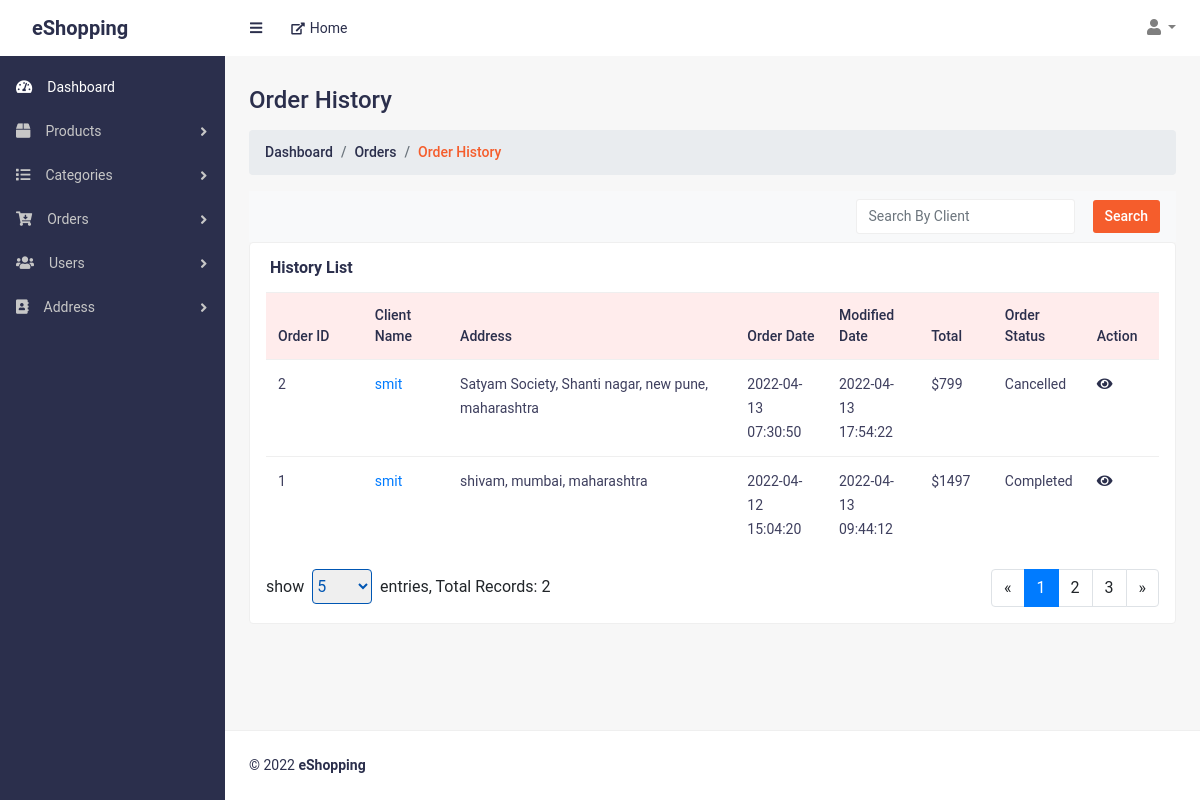
/completed_orders.php (signed in), run on the app's committed database.
### tables this page shows
CREATE TABLE `orders` (
  `id` int(11) NOT NULL,
  `userId` int(11) NOT NULL,
  `totalPrice` int(11) NOT NULL,
  `totalQuantity` int(11) NOT NULL,
  `orderStatus` tinyint(2) NOT NULL,
  `modifiedDate` datetime DEFAULT NULL,
  `createdDate` datetime DEFAULT NULL,
  `status` tinyint(2) NOT NULL DEFAULT 0
);

CREATE TABLE `users` (
  `id` int(11) NOT NULL,
  `username` varchar(50) NOT NULL,
  `email` varchar(50) NOT NULL,
  `password` varchar(150) NOT NULL,
  `firstname` varchar(50) NOT NULL,
  `lastname` varchar(50) NOT NULL,
  `gender` tinyint(2) NOT NULL,
  `mobile` varchar(12) NOT NULL,
  `phone` varchar(12) NOT NULL,
  `interestList` varchar(100) DEFAULT NULL,
  `modifiedDate` datetime DEFAULT NULL,
  `createdDate` datetime DEFAULT NULL,
  `status` tinyint(2) NOT NULL DEFAULT 0
);

CREATE TABLE `orderaddress` (
  `id` int(11) NOT NULL,
  `orderId` int(11) NOT NULL,
  `streetName` varchar(50) NOT NULL,
  `cityId` int(11) NOT NULL,
  `countryId` int(11) NOT NULL,
  `stateId` int(11) NOT NULL,
  `modifiedDate` datetime DEFAULT NULL,
  `createdDate` datetime DEFAULT NULL,
  `status` tinyint(2) NOT NULL DEFAULT 0
);

CREATE TABLE `cities` (
  `id` int(11) NOT NULL,
  `city` varchar(50) NOT NULL,
  `stateId` int(11) NOT NULL,
  `countryId` int(11) NOT NULL,
  `modifiedDate` datetime DEFAULT NULL,
  `createdDate` datetime DEFAULT NULL,
  `status` tinyint(4) NOT NULL DEFAULT 0
);

CREATE TABLE `states` (
  `id` int(11) NOT NULL,
  `state` varchar(50) NOT NULL,
  `countryId` int(11) NOT NULL,
  `modifiedDate` datetime DEFAULT NULL,
  `createdDate` datetime DEFAULT NULL,
  `status` tinyint(2) NOT NULL DEFAULT 0
);

### handler/dbHandler.php (called while the page is built, shortened)
<?php
class DBConnection
{
    private $hostname = "localhost";
    private $username = "root";
    private $password = "";
    private $database = "eshopping";
    private $conn;
    function __construct()
    {
        $this->conn = new mysqli($this->hostname, $this->username, $this->password, $this->database);
    }
    function getConnection()
    {
        return $this->conn;
    }
}

### handler/orderHandler.php (called while the page is built, shortened)
<?php
require_once("dbHandler.php");
class OrderHandler extends DBConnection
{
    function getOrdersHistory($search, $page, $show)
    {
        $search_ = ($search == '') ? 1 : "users.username LIKE '%" . $search . "%'";
        $sql = "SELECT orders.*, users.username, oa.streetName, cities.city, states.state, countries.country FROM orders JOIN users ON users.id=orders.userId JOIN orderaddress as oa ON oa.orderId=orders.id JOIN cities ON oa.cityId=cities.id JOIN states ON oa.stateId=states.id JOIN countries ON countries.id=oa.countryId WHERE $search_ AND orders.orderStatus IN (1,2) AND orders.status=0 AND users.status=0 AND oa.status=0 AND cities.status=0 AND states.status=0 AND countries.status=0 ORDER BY orders.id DESC LIMIT $page, $show";
        $result = $this->getConnection()->query($sql);
        $records = [];
        if ($result->num_rows > 0) {
            while ($row = $result->fetch_assoc()) {
                array_push($records, $row);
            }
        } else {
            $records = [];
        }
        return $records;
    }
    function TotalOrderHistory($search = '')
    {
        $search_ = ($search == '') ? 1 : "users.username LIKE '%" . $search . "%'";
        $sql = "SELECT COUNT(*) AS total FROM orders JOIN users ON users.id=orders.userId JOIN orderaddress as oa ON oa.orderId=orders.id JOIN cities ON oa.cityId=cities.id JOIN states ON oa.stateId=states.id JOIN countries ON countries.id=oa.countryId WHERE $search_ AND orders.orderStatus IN (1,2) AND orders.status=0 AND users.status=0 AND oa.status=0 AND cities.status=0 AND states.status=0 AND countries.status=0 ORDER BY orders.id DESC";
        $result = $this->getConnection()->query($sql);
        if ($result && $result->num_rows > 0) {
            return $result->fetch_assoc()["total"];
        }
        return 0;
    }
}

### completed_orders.php (the view, shortened to what this page needs)
<?php
require("./handler/orderHandler.php");
$obj = new OrderHandler();
$currntPage = 1;
$showRecords = 5;
$search = '';
$totalRecords = $obj->TotalOrderHistory($search);
$orders = $obj->getOrdersHistory($search, (($currntPage - 1) * $showRecords), $showRecords);
?>
<!DOCTYPE html>
<html lang="en">
<head>
    <link href="css/styles.css" rel="stylesheet">
    <link href="css/admin-style.css" rel="stylesheet">
    <link href="vendor/bootstrap/css/bootstrap.min.css" rel="stylesheet">
    <link href="vendor/fontawesome-free/css/all.min.css" rel="stylesheet">
</head>
<body class="sb-nav-fixed">
    <?php
    include_once("./includes/header.php");
    ?>
    <div id="layoutSidenav">
        <div id="layoutSidenav_nav">
            <?php
            include_once("./includes/sidebar.php");
            ?>
        </div>
        <div id="layoutSidenav_content">
            <main>
                <div class="container-fluid">
                    <h2 class="mt-30 page-title">Order History</h2>
                    <ol class="breadcrumb">
                        <li class="breadcrumb-item"><a href="index.php">Dashboard</a></li>
                        <li class="breadcrumb-item"><a href="orders.php">Orders</a></li>
                        <li class="breadcrumb-item active">Order History</li>
                    </ol>
                    <nav class="navbar navbar-light bg-light justify-content-between">
                        <div class="form-inline">
                            <input class="form-control mr-sm-2" type="search" placeholder="Search By Client" aria-label="Search" value="<?= $search ?>">
                            <button class="status-btn hover-btn my-2 my-sm-0" id="searchRec" type="submit">Search</button>
                        </div>
                    </nav>
                    <div class="row justify-content-center">
                        <div class="col-lg-12 col-md-12">
                            <div class="card card-static-2 mb-30">
                                <div class="card-title-2">
                                    <h4><b>History List</b></h4>
                                </div>
                                <div class="card-body-table px-3">
                                    <div class="table-responsive">
                                        <table class="table ucp-table table-hover">
                                            <thead>
                                                <tr>
                                                    <th style="width:120px">Order ID</th>
                                                    <th style="width:100px">Client Name</th>
                                                    <th style="width:400px">Address</th>
                                                    <th style="width:100px">Order Date</th>
                                                    <th style="width:100px">Modified Date</th>
                                                    <th style="width:80px">Total</th>
                                                    <th style="width:80px">Order Status</th>
                                                    <th style="width:80px">Action</th>
                                                </tr>
                                            </thead>
                                            <tbody>
                                                <?php
                                                if (count($orders) > 0) {
                                                    foreach ($orders as $order) {
                                                ?>
                                                        <tr>
                                                            <td><?= $order["id"] ?></td>
                                                            <td>
                                                                <a href="view_customer.php?view=<?= $order["userId"] ?>" target="_blank"><?= $order["username"] ?></a>
                                                            </td>
                                                            <td><?= $order["streetName"] . ", " . $order["city"] . ", " . $order["state"] ?></td>
                                                            <td>
                                                                <span class="delivery-time"><?= $order["createdDate"] ?></span>
                                                            </td>
                                                            <td>
                                                                <span class="delivery-time"><?= $order["modifiedDate"] ?></span>
                                                            </td>
                                                            <td>$<?= $order["totalPrice"] ?></td>
                                                            <td><?= ($order["orderStatus"] == 1) ? "Completed" : "Cancelled" ?></td>
                                                            <td class="action-btns">
                                                                <a href="view_order.php?view=<?= $order["id"] ?>" class="view-shop-btn" title="View"><i class="fas fa-eye"></i></a>
                                                            </td>
                                                        </tr>
                                                <?php
                                                    }
                                                } else {
                                                    echo "<tr><td colspan=7>No Record Found!!</td></tr>";
                                                }
                                                ?>
                                            </tbody>
                                        </table>
                                        <div class="div-pagination mt-3 d-flex justify-content-between">
                                            <div class="page-select">
                                                show&nbsp;
                                                <select style="height: 35px; width:60px; border:1px solid #0056b3; color:#0056b3; border-radius:4px" name="" id="show-record">
                                                    <?php
                                                    foreach ([5, 10, 25, 50] as $rec) {
                                                        $selected = '';
                                                        if ($rec == $showRecords) {
                                                            $selected = "selected";
                                                        }
                                                        echo "<option value='$rec' $selected>$rec</option>";
                                                    }
                                                    ?>
                                                </select>&nbsp;&nbsp;entries, Total Records: <span id="totalrecords"><?= $totalRecords ?></span>
                                            </div>
                                            <div>
                                                <nav aria-label="Page navigation example">
                                                    <ul class="pagination">
                                                        <li class="page-item">
                                                            <a class="page-link" aria-label="Previous" data-action="left">
                                                                <span aria-hidden="true">&laquo;</span>
                                                            </a>
                                                        </li>
                                                        <?php
                                                        for ($i = $currntPage; $i <= $currntPage + 2; $i++) {
                                                            $active = "";
                                                            $disabled = '';
                                                            if ($i == $currntPage) {
                                                                $active = "active";
                                                            }
                                                            if (ceil($totalRecords / $showRecords) < $i) {
                                                                $disabled = "disabled";
                                                            }
                                                            echo '<li class="page-item ' . $active . '"><a class="page-link ' . $disabled . '">' . $i . '</a></li>';
                                                        }
                                                        ?>
                                                        <li class="page-item">
                                                            <a class="page-link" aria-label="Next" data-action="right">
                                                                <span aria-hidden="true">&raquo;</span>
                                                            </a>
                                                        </li>
                                                    </ul>
                                                </nav>
                                            </div>
                                        </div>
                                    </div>
                                </div>
                            </div>
                        </div>
                    </div>
                </div>
            </main>
            <?php
            include_once("./includes/footer.php");
            ?>
        </div>
    </div>
</body>
</html>

### data on the page
orders: id "2", userId.username "smit", orderaddress.streetName "Satyam Society, Shanti nagar", cities.city "new pune", states.state "maharashtra", createdDate "2022-04-13 07:30:50", modifiedDate "2022-04-13 17:54:22", totalPrice "799", orderStatus "Cancelled"
orders: id "1", userId.username "smit", orderaddress.streetName "shivam", cities.city "mumbai", states.state "maharashtra", createdDate "2022-04-12 15:04:20", modifiedDate "2022-04-13 09:44:12", totalPrice "1497", orderStatus "Completed"

### other printed values
$totalRecords "2"
form field value "5"
